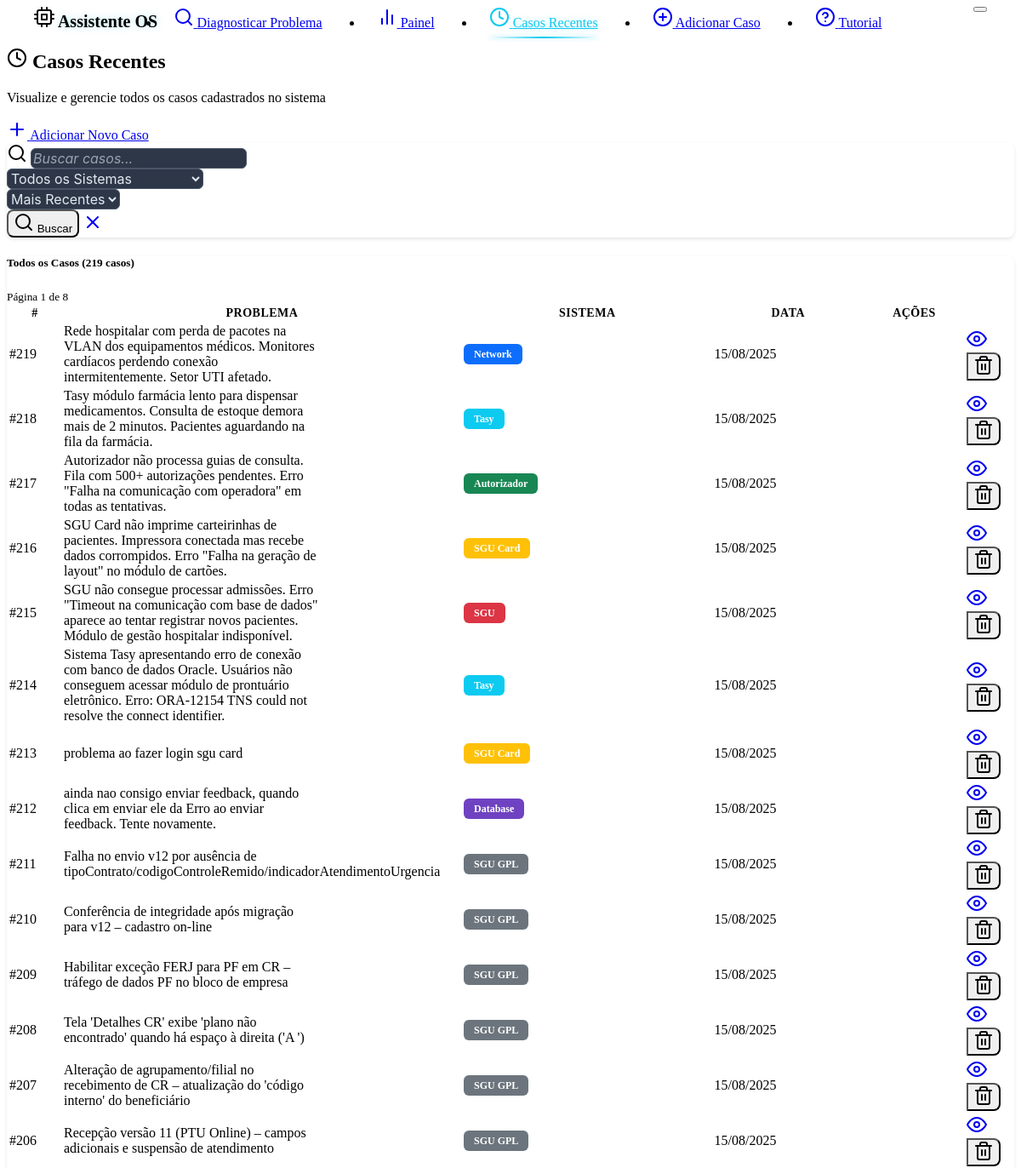
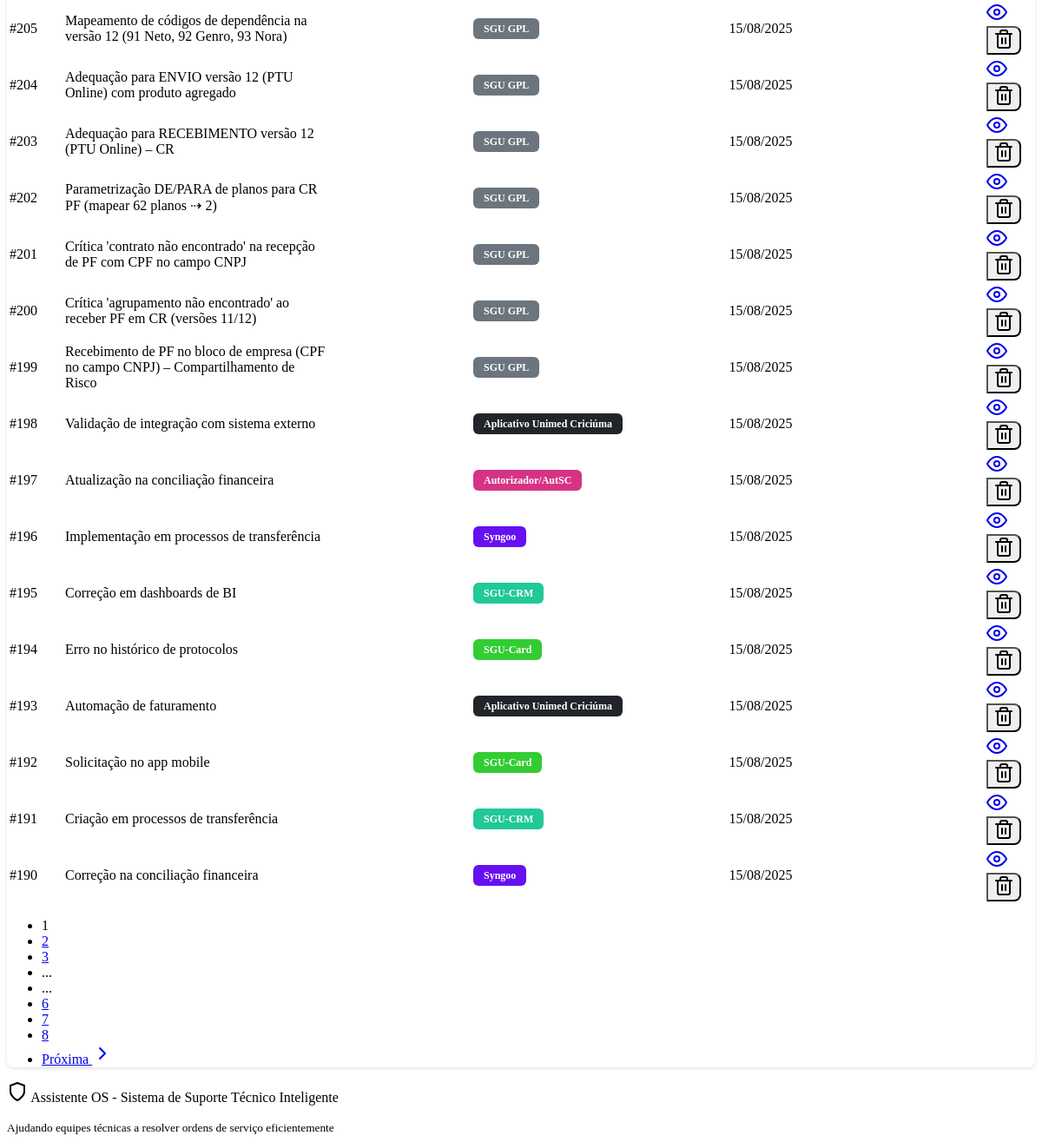
Screenshot of /recent-cases with the database file from the repository (2 pictures, top to bottom).
### models.py (models this page shows, shortened)
class Case(db.Model):
    __tablename__ = 'cases'
    id = db.Column(db.Integer, primary_key=True)
    problem_description = db.Column(db.Text, nullable=False)
    solution = db.Column(db.Text, nullable=False)
    system_type = db.Column(db.String(100), default="Unknown")
    created_at = db.Column(db.DateTime, default=datetime.now)
    effectiveness_score = db.Column(db.Float, nullable=True)
    feedback_count = db.Column(db.Integer, default=0)
    tags = db.Column(db.String(500), default="")  # Stored as comma-separated string
    feedbacks = db.relationship("CaseFeedback", backref="case", cascade="all, delete-orphan")

### routes.py (the view)
@app.route('/recent-cases')
def recent_cases():
    search_query = request.args.get('search', '').strip()
    system_filter = request.args.get('system', '')
    sort_by = request.args.get('sort', 'recent')
    page = int(request.args.get('page', 1))
    per_page = 30  # Cases per page
    try:
        if search_query or system_filter:
            all_cases = case_service.search_cases(search_query, system_filter)
        else:
            all_cases = case_service.get_all_cases()
        if sort_by == 'oldest':
            all_cases = sorted(all_cases, key=lambda x: x.created_at or datetime.min)
        elif sort_by == 'system':
            all_cases = sorted(all_cases, key=lambda x: x.system_type)
        else:  # recent (default)
            all_cases = sorted(all_cases, key=lambda x: x.created_at or datetime.min, reverse=True)
        total_cases = len(all_cases)
        total_pages = (total_cases + per_page - 1) // per_page if total_cases > 0 else 1
        start_idx = (page - 1) * per_page
        end_idx = start_idx + per_page
        cases = all_cases[start_idx:end_idx]
        has_prev = page > 1
        has_next = page < total_pages
        prev_page = page - 1 if has_prev else None
        next_page = page + 1 if has_next else None
        stats = case_service.get_statistics()
        systems = case_service.get_unique_systems()
        today_cases = len([c for c in all_cases if c.created_at and c.created_at.date() == datetime.now().date()]) if all_cases else 0
        week_cases = len([c for c in all_cases if c.created_at and c.created_at >= datetime.now() - timedelta(days=7)]) if all_cases else 0
        with_feedback = len([c for c in all_cases if c.effectiveness_score is not None]) if all_cases else 0
        return render_template('recent_cases.html',
                             cases=cases,
                             search_query=search_query,
                             system_filter=system_filter,
                             sort_by=sort_by,
                             systems=systems,
                             current_page=page,
                             total_pages=total_pages,
                             total_cases=total_cases,
                             has_prev=has_prev,
                             has_next=has_next,
                             prev_page=prev_page,
                             next_page=next_page,
                             today_cases=today_cases,
                             week_cases=week_cases,
                             with_feedback=with_feedback)
    except Exception as e:
        logging.error(f"Error loading recent cases: {str(e)}")
        flash(f'Error loading cases: {str(e)}', 'error')
        return render_template('recent_cases.html', cases=[], systems=[], total_cases=0, total_pages=1, current_page=1, has_prev=False, has_next=False)

### case_service.py (called while the page is built)
    def get_all_cases(self) -> List[Case]:
        try:
            return Case.query.all()
        except Exception as e:
            logging.error(f"Error getting cases from database: {str(e)}")
            return current_app.config.get('CASES_STORAGE', [])

    def get_unique_systems(self) -> List[str]:
        try:
            cases = self.get_all_cases()
            systems = set(case.system_type for case in cases)
            return sorted(list(systems))
        except Exception as e:
            logging.error(f"Error getting unique systems: {str(e)}")
            return []

### templates/recent_cases.html (shortened to what this page needs)
{% extends "base.html" %}
{% block content %}
<div class="row mb-4">
    <div class="col-12">
        <div class="d-flex justify-content-between align-items-center">
            <div>
                <h2 class="mb-1">
                    <i data-feather="clock" class="me-2"></i>
                    Casos Recentes
                </h2>
                <p class="text-muted mb-0">Visualize e gerencie todos os casos cadastrados no sistema</p>
            </div>
            <a href="{{ url_for('add_case_form') }}" class="btn btn-primary">
                <i data-feather="plus" class="me-1"></i>
                Adicionar Novo Caso
            </a>
        </div>
    </div>
</div>
<div class="card mb-4">
    <div class="card-body">
        <form method="GET" action="{{ url_for('recent_cases') }}" class="row g-3">
            <div class="col-md-5">
                <div class="input-group">
                    <span class="input-group-text">
                        <i data-feather="search"></i>
                    </span>
                    <input type="text"
                           class="form-control"
                           name="search"
                           value="{{ search_query or '' }}"
                           placeholder="Buscar casos...">
                </div>
            </div>
            <div class="col-md-3">
                <select class="form-select" name="system">
                    <option value="">Todos os Sistemas</option>
                </select>
            </div>
            <div class="col-md-2">
                <select class="form-select" name="sort">
                    <option value="recent" {{ 'selected' if sort_by == 'recent' else '' }}>Mais Recentes</option>
                </select>
            </div>
            <div class="col-md-2">
                <div class="d-flex gap-1">
                    <button type="submit" class="btn btn-outline-primary">
                        <i data-feather="search"></i>
                        Buscar
                    </button>
                    <a href="{{ url_for('recent_cases') }}" class="btn btn-outline-secondary">
                        <i data-feather="x"></i>
                    </a>
                </div>
            </div>
        </form>
    </div>
</div>
<div class="row">
    <div class="col-12">
        <div class="card">
            <div class="card-header d-flex justify-content-between align-items-center">
                <h5 class="mb-0">
                    {% if search_query or system_filter %}
                        Resultados da Busca ({{ total_cases }} casos encontrados)
                    {% else %}
                        Todos os Casos ({{ total_cases }} casos)
                    {% endif %}
                </h5>
                <div class="d-flex align-items-center gap-2">
                    <small class="text-muted">Página {{ current_page }} de {{ total_pages }}</small>
                </div>
            </div>
            <div class="card-body p-0">
                {% if cases %}
                <div class="table-responsive">
                    <table class="table table-hover mb-0">
                        <thead class="table-dark">
                            <tr>
                                <th scope="col" style="width: 60px;">#</th>
                                <th scope="col" style="width: 40%;">Problema</th>
                                <th scope="col" style="width: 25%;">Sistema</th>
                                <th scope="col" style="width: 15%;">Data</th>
                                <th scope="col" style="width: 10%;">Ações</th>
                            </tr>
                        </thead>
                        <tbody>
                            {% for case in cases %}
                            <tr>
                                <td class="fw-bold text-primary">#{{ case.id }}</td>
                                <td>
                                    <div class="text-truncate" style="max-width: 300px;" title="{{ case.problem_description }}">
                                        {{ case.problem_description }}
                                    </div>
                                </td>
                                <td>
                                    <span class="badge system-badge" data-system="{{ case.system_type }}">{{ case.system_type }}</span>
                                </td>
                                <td class="text-muted small">
                                    {{ case.created_at.strftime('%d/%m/%Y') if case.created_at else '-' }}
                                </td>
                                <td class="text-center">
                                </td>
                                <td>
                                    <div class="btn-group btn-group-sm" role="group">
                                        <a href="{{ url_for('view_case', case_id=case.id) }}"
                                           class="btn btn-outline-primary btn-sm"
                                           title="Ver Detalhes">
                                            <i data-feather="eye"></i>
                                        </a>
                                        <button type="button"
                                                class="btn btn-outline-danger btn-sm"
                                                onclick="confirmDelete({{ case.id }})"
                                                title="Excluir">
                                            <i data-feather="trash-2"></i>
                                        </button>
                                    </div>
                                </td>
                            </tr>
                            {% endfor %}
                        </tbody>
                    </table>
                </div>
                {% if total_pages > 1 %}
                <div class="card-footer">
                    <nav aria-label="Case pagination">
                        <ul class="pagination justify-content-center mb-0">
                            {% for page_num in range(1, total_pages + 1) %}
                                {% if page_num == current_page %}
                                <li class="page-item active">
                                    <span class="page-link">{{ page_num }}</span>
                                </li>
                                {% elif page_num <= 3 or page_num > total_pages - 3 or (page_num >= current_page - 1 and page_num <= current_page + 1) %}
                                <li class="page-item">
                                    <a class="page-link" href="{{ url_for('recent_cases', page=page_num, search=search_query, system=system_filter, sort=sort_by) }}">{{ page_num }}</a>
                                </li>
                                {% elif page_num == 4 or page_num == total_pages - 3 %}
                                <li class="page-item disabled">
                                    <span class="page-link">...</span>
                                </li>
                                {% endif %}
                            {% endfor %}
                            {% if has_next %}
                            <li class="page-item">
                                <a class="page-link" href="{{ url_for('recent_cases', page=next_page, search=search_query, system=system_filter, sort=sort_by) }}">
                                    Próxima
                                    <i data-feather="chevron-right"></i>
                                </a>
                            </li>
                            {% endif %}
                        </ul>
                    </nav>
                </div>
                {% endif %}
                {% endif %}
            </div>
        </div>
    </div>
</div>
{% endblock %}

### static/style.css (style rules this page uses)
:root { --custom-code-bg: #1a1a1a; --custom-border-radius: 8px; --glow-color: #0dcaf0; --glow-secondary: rgba(13, 202, 240, 0.3); }
.badge.bg-primary { background-color: #0d6efd !important; }
.badge.bg-info { background-color: #0dcaf0 !important; }
.badge.bg-success { background-color: #198754 !important; }
.badge.bg-warning { background-color: #ffc107 !important; color: #000000 !important; }
.badge.bg-danger { background-color: #dc3545 !important; }
.badge { display: inline-block !important; padding: 0.375rem 0.75rem !important; font-size: 0.75em !important; font-weight: 600 !important; line-height: 1 !important; color: #fff !important; text-align: center !important; white-space: nowrap !important; vertical-align: baseline !important; border-radius: 0.375rem !important; }
.bg-purple { background-color: #6f42c1 !important; }
.bg-cyan { background-color: #17a2b8 !important; }
.bg-orange { background-color: #fd7e14 !important; }
.bg-pink { background-color: #e83e8c !important; }
.bg-indigo { background-color: #6610f2 !important; }
.bg-teal { background-color: #20c997 !important; }
.bg-lime { background-color: #32cd32 !important; }
.card { border-radius: var(--custom-border-radius); box-shadow: 0 2px 4px rgba(0, 0, 0, 0.1); margin-bottom: 1rem; }
.card-header { background-color: var(--bs-dark); border-bottom: 1px solid var(--bs-border-color); border-radius: var(--custom-border-radius) var(--custom-border-radius) 0 0 !important; }
.form-control, .form-select { background-color: #2d3748 !important; border: 1px solid #4a5568 !important; color: #e2e8f0 !important; font-family: -apple-system, BlinkMacSystemFont, 'Segoe UI', Roboto, sans-serif !important; font-size: 1rem; border-radius: 6px !important; transition: all 0.2s ease !important; }
.form-control::placeholder { color: #9ca3af !important; font-style: italic; }
.btn { border-radius: var(--custom-border-radius); font-weight: 500; }
.btn-group .btn { border-radius: 0; }
.btn-group .btn:first-child { border-radius: var(--custom-border-radius) 0 0 var(--custom-border-radius); }
.btn-group .btn:last-child { border-radius: 0 var(--custom-border-radius) var(--custom-border-radius) 0; }
.table-responsive { border-radius: var(--custom-border-radius); }
.table th { border-top: none; font-weight: 600; font-size: 0.875rem; text-transform: uppercase; letter-spacing: 0.5px; }
.table td { vertical-align: middle; border-color: var(--bs-border-color); }
.badge { border-radius: var(--custom-border-radius); font-weight: 500; font-size: 0.75rem; }
.bg-purple { background-color: #6f42c1 !important; color: white !important; }
.bg-cyan { background-color: #0dcaf0 !important; color: white !important; }
.bg-orange { background-color: #fd7e14 !important; color: white !important; }
.bg-pink { background-color: #d63384 !important; color: white !important; }
.badge.system-badge { color: white !important; font-weight: 600 !important; border: none !important; }
.badge.bg-dark, .badge[data-system*="Aplicativo Unimed"], .badge[data-system*="aplicativo unimed"] { background-color: #212529 !important; color: white !important; }
.badge.bg-secondary, .badge[data-system*="SGU GPL"], .badge[data-system*="sgu gpl"] { background-color: #6c757d !important; color: white !important; }

### rows the page displays
Case: id "219", problem_description "Rede hospitalar com perda de pacotes na VLAN dos equipamentos médicos. Monitores cardíacos perdendo conexão intermitentemente. Setor UTI afetado.", system_type "Network", created_at "15/08/2025"
Case: id "218", problem_description "Tasy módulo farmácia lento para dispensar medicamentos. Consulta de estoque demora mais de 2 minutos. Pacientes aguardando na fila da farmácia.", system_type "Tasy", created_at "15/08/2025"
Case: id "217", problem_description "Autorizador não processa guias de consulta. Fila com 500+ autorizações pendentes. Erro \"Falha na comunicação com operadora\" em todas as tentativas.", system_type "Autorizador", created_at "15/08/2025"
Case: id "216", problem_description "SGU Card não imprime carteirinhas de pacientes. Impressora conectada mas recebe dados corrompidos. Erro \"Falha na geração de layout\" no módulo de cartões.", system_type "SGU Card", created_at "15/08/2025"
Case: id "215", problem_description "SGU não consegue processar admissões. Erro \"Timeout na comunicação com base de dados\" aparece ao tentar registrar novos pacientes. Módulo de gestão hospitalar indisponível.", system_type "SGU", created_at "15/08/2025"
Case: id "214", problem_description "Sistema Tasy apresentando erro de conexão com banco de dados Oracle. Usuários não conseguem acessar módulo de prontuário eletrônico. Erro: ORA-12154 TNS could not resolve the connect identifier.", system_type "Tasy", created_at "15/08/2025"
Case: id "213", problem_description "problema ao fazer login sgu card", system_type "SGU Card", created_at "15/08/2025"
Case: id "212", problem_description "ainda nao consigo enviar feedback, quando clica em enviar ele da Erro ao enviar feedback. Tente novamente.", system_type "Database", created_at "15/08/2025"
Case: id "211", problem_description "Falha no envio v12 por ausência de tipoContrato/codigoControleRemido/indicadorAtendimentoUrgencia", system_type "SGU GPL", created_at "15/08/2025"
Case: id "210", problem_description "Conferência de integridade após migração para v12 – cadastro on-line", system_type "SGU GPL", created_at "15/08/2025"
Case: id "209", problem_description "Habilitar exceção FERJ para PF em CR – tráfego de dados PF no bloco de empresa", system_type "SGU GPL", created_at "15/08/2025"
Case: id "208", problem_description "Tela 'Detalhes CR' exibe 'plano não encontrado' quando há espaço à direita ('A ')", system_type "SGU GPL", created_at "15/08/2025"
Case: id "207", problem_description "Alteração de agrupamento/filial no recebimento de CR – atualização do 'código interno' do beneficiário", system_type "SGU GPL", created_at "15/08/2025"
Case: id "206", problem_description "Recepção versão 11 (PTU Online) – campos adicionais e suspensão de atendimento", system_type "SGU GPL", created_at "15/08/2025"
Case: id "205", problem_description "Mapeamento de códigos de dependência na versão 12 (91 Neto, 92 Genro, 93 Nora)", system_type "SGU GPL", created_at "15/08/2025"
Case: id "204", problem_description "Adequação para ENVIO versão 12 (PTU Online) com produto agregado", system_type "SGU GPL", created_at "15/08/2025"
Case: id "203", problem_description "Adequação para RECEBIMENTO versão 12 (PTU Online) – CR", system_type "SGU GPL", created_at "15/08/2025"
Case: id "202", problem_description "Parametrização DE/PARA de planos para CR PF (mapear 62 planos ⇢ 2)", system_type "SGU GPL", created_at "15/08/2025"
Case: id "201", problem_description "Crítica 'contrato não encontrado' na recepção de PF com CPF no campo CNPJ", system_type "SGU GPL", created_at "15/08/2025"
Case: id "200", problem_description "Crítica 'agrupamento não encontrado' ao receber PF em CR (versões 11/12)", system_type "SGU GPL", created_at "15/08/2025"
Case: id "199", problem_description "Recebimento de PF no bloco de empresa (CPF no campo CNPJ) – Compartilhamento de Risco", system_type "SGU GPL", created_at "15/08/2025"
Case: id "198", problem_description "Validação de integração com sistema externo", system_type "Aplicativo Unimed Criciúma", created_at "15/08/2025"
Case: id "197", problem_description "Atualização na conciliação financeira", system_type "Autorizador/AutSC", created_at "15/08/2025"
Case: id "196", problem_description "Implementação em processos de transferência", system_type "Syngoo", created_at "15/08/2025"
Case: id "195", problem_description "Correção em dashboards de BI", system_type "SGU-CRM", created_at "15/08/2025"
Case: id "194", problem_description "Erro no histórico de protocolos", system_type "SGU-Card", created_at "15/08/2025"
Case: id "193", problem_description "Automação de faturamento", system_type "Aplicativo Unimed Criciúma", created_at "15/08/2025"
Case: id "192", problem_description "Solicitação no app mobile", system_type "SGU-Card", created_at "15/08/2025"
Case: id "191", problem_description "Criação em processos de transferência", system_type "SGU-CRM", created_at "15/08/2025"
Case: id "190", problem_description "Correção na conciliação financeira", system_type "Syngoo", created_at "15/08/2025"

### other values shown
{{ total_cases }} "219"
{{ current_page }} "1"
{{ total_pages }} "8"
{{ page_num }} "1"
{{ page_num }} "2" "3" "6" "7" "8"
